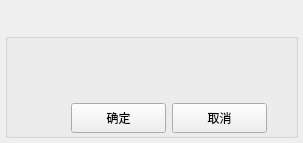
<?xml version="1.0" encoding="UTF-8"?>
<ui version="4.0">
 <class>frmMessageBox</class>
 <widget class="QDialog" name="frmMessageBox">
  <property name="geometry">
   <rect>
    <x>0</x>
    <y>0</y>
    <width>303</width>
    <height>143</height>
   </rect>
  </property>
  <property name="windowTitle">
   <string>Dialog</string>
  </property>
  <widget class="QWidget" name="titleWidget" native="true">
   <property name="geometry">
    <rect>
     <x>0</x>
     <y>0</y>
     <width>303</width>
     <height>28</height>
    </rect>
   </property>
   <property name="locale">
    <locale language="Chinese" country="China"/>
   </property>
   <widget class="QLabel" name="iconTitleLabel">
    <property name="geometry">
     <rect>
      <x>0</x>
      <y>0</y>
      <width>31</width>
      <height>28</height>
     </rect>
    </property>
    <property name="text">
     <string/>
    </property>
   </widget>
   <widget class="QLabel" name="titleLabel">
    <property name="geometry">
     <rect>
      <x>31</x>
      <y>0</y>
      <width>217</width>
      <height>28</height>
     </rect>
    </property>
    <property name="styleSheet">
     <string notr="true">font: 10pt &quot;微软雅黑&quot;;</string>
    </property>
    <property name="text">
     <string/>
    </property>
   </widget>
  </widget>
  <widget class="QWidget" name="menuWidget" native="true">
   <property name="geometry">
    <rect>
     <x>248</x>
     <y>0</y>
     <width>55</width>
     <height>28</height>
    </rect>
   </property>
   <widget class="QPushButton" name="closeBtn">
    <property name="geometry">
     <rect>
      <x>0</x>
      <y>0</y>
      <width>50</width>
      <height>28</height>
     </rect>
    </property>
    <property name="minimumSize">
     <size>
      <width>40</width>
      <height>0</height>
     </size>
    </property>
    <property name="toolTip">
     <string>关闭</string>
    </property>
    <property name="text">
     <string/>
    </property>
    <property name="autoDefault">
     <bool>true</bool>
    </property>
    <property name="default">
     <bool>false</bool>
    </property>
    <property name="flat">
     <bool>true</bool>
    </property>
   </widget>
  </widget>
  <widget class="QWidget" name="mainWidget" native="true">
   <property name="geometry">
    <rect>
     <x>0</x>
     <y>28</y>
     <width>303</width>
     <height>115</height>
    </rect>
   </property>
   <widget class="QGroupBox" name="groupBox">
    <property name="geometry">
     <rect>
      <x>5</x>
      <y>5</y>
      <width>293</width>
      <height>105</height>
     </rect>
    </property>
    <property name="title">
     <string/>
    </property>
    <widget class="QLabel" name="iconLabel">
     <property name="geometry">
      <rect>
       <x>10</x>
       <y>10</y>
       <width>45</width>
       <height>45</height>
      </rect>
     </property>
     <property name="styleSheet">
      <string notr="true">border-image: url(../image/info.png);</string>
     </property>
     <property name="text">
      <string/>
     </property>
    </widget>
    <widget class="QLabel" name="infoLabel">
     <property name="geometry">
      <rect>
       <x>70</x>
       <y>10</y>
       <width>210</width>
       <height>40</height>
      </rect>
     </property>
     <property name="text">
      <string/>
     </property>
     <property name="wordWrap">
      <bool>true</bool>
     </property>
    </widget>
    <widget class="QWidget" name="">
     <property name="geometry">
      <rect>
       <x>11</x>
       <y>70</y>
       <width>251</width>
       <height>31</height>
      </rect>
     </property>
     <layout class="QHBoxLayout" name="horizontalLayout">
      <item>
       <spacer name="horizontalSpacer">
        <property name="orientation">
         <enum>Qt::Horizontal</enum>
        </property>
        <property name="sizeHint" stdset="0">
         <size>
          <width>40</width>
          <height>20</height>
         </size>
        </property>
       </spacer>
      </item>
      <item>
       <widget class="QPushButton" name="okBtn">
        <property name="minimumSize">
         <size>
          <width>95</width>
          <height>30</height>
         </size>
        </property>
        <property name="font">
         <font>
          <family>Ubuntu</family>
         </font>
        </property>
        <property name="text">
         <string>确定</string>
        </property>
       </widget>
      </item>
      <item>
       <widget class="QPushButton" name="cancelBtn">
        <property name="minimumSize">
         <size>
          <width>95</width>
          <height>30</height>
         </size>
        </property>
        <property name="text">
         <string>取消</string>
        </property>
       </widget>
      </item>
     </layout>
    </widget>
   </widget>
  </widget>
 </widget>
 <resources/>
 <connections/>
</ui>
